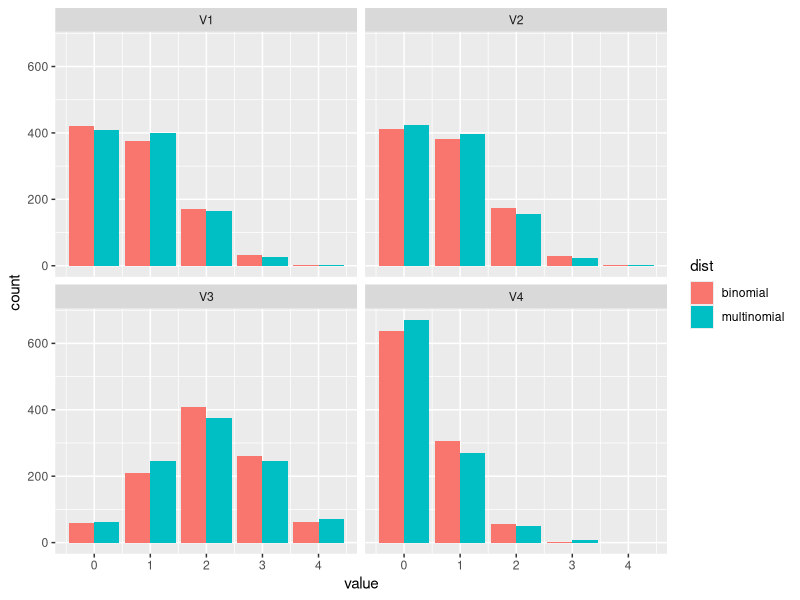
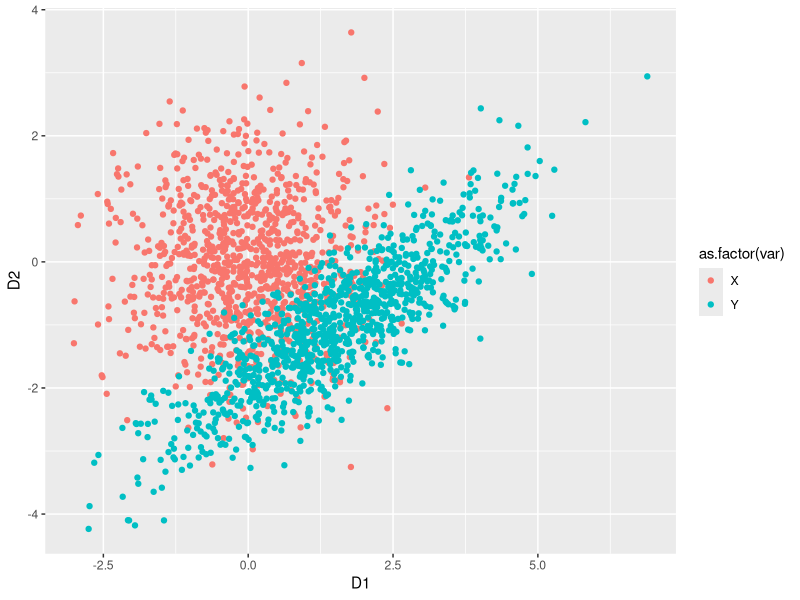
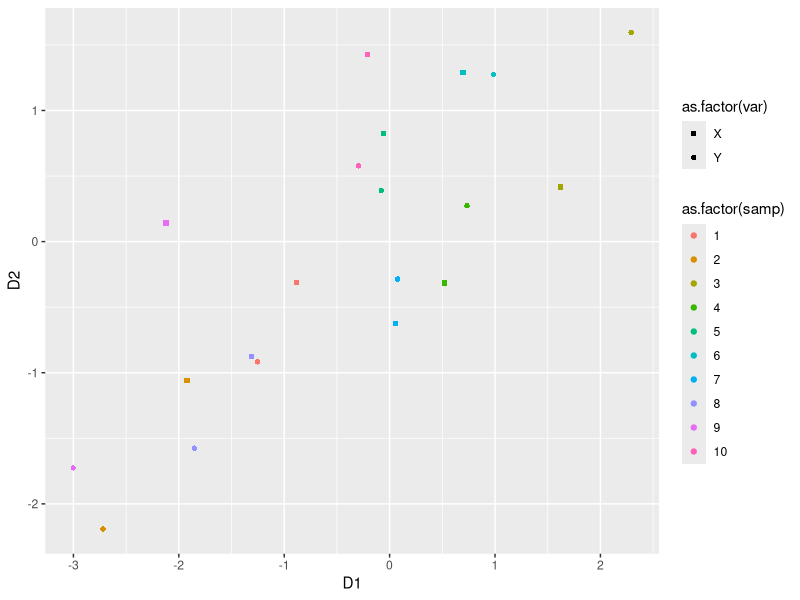
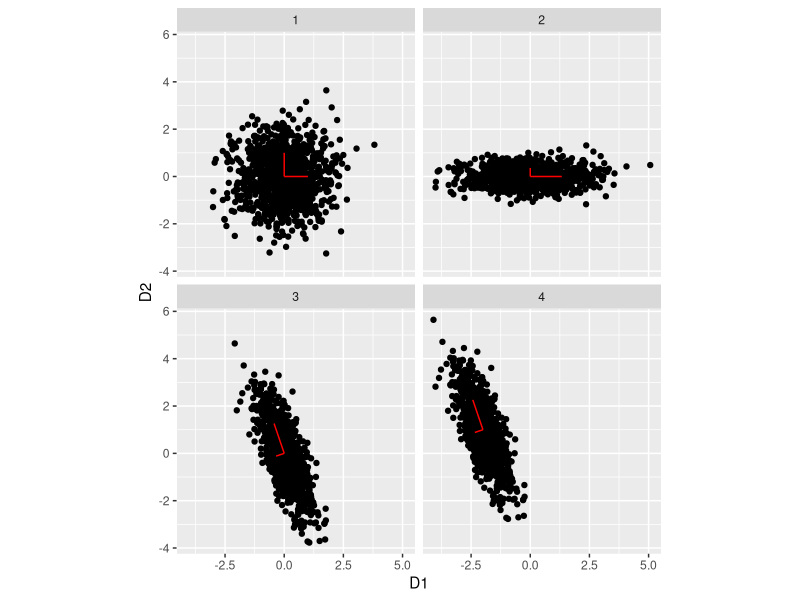
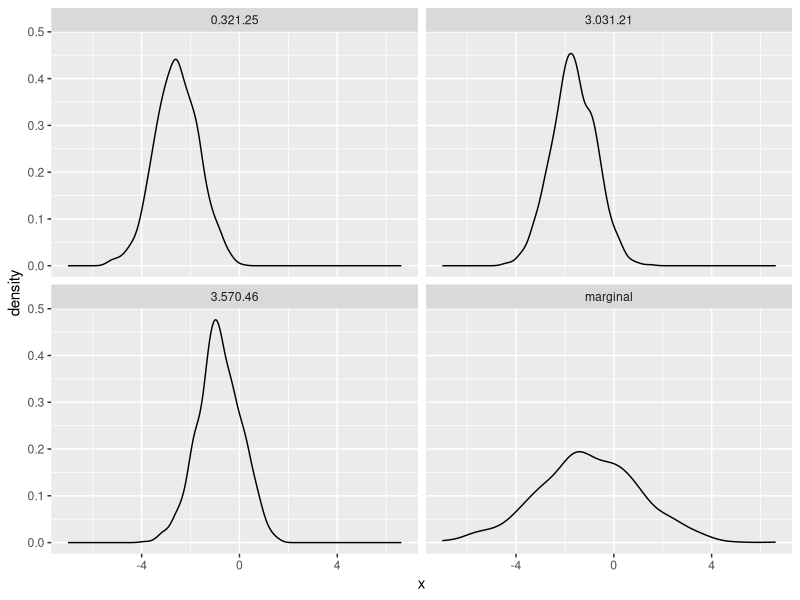
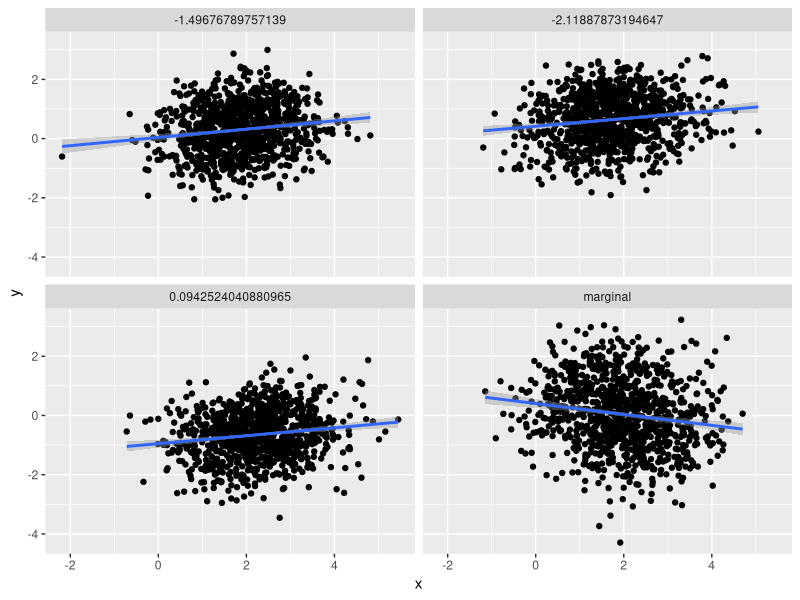
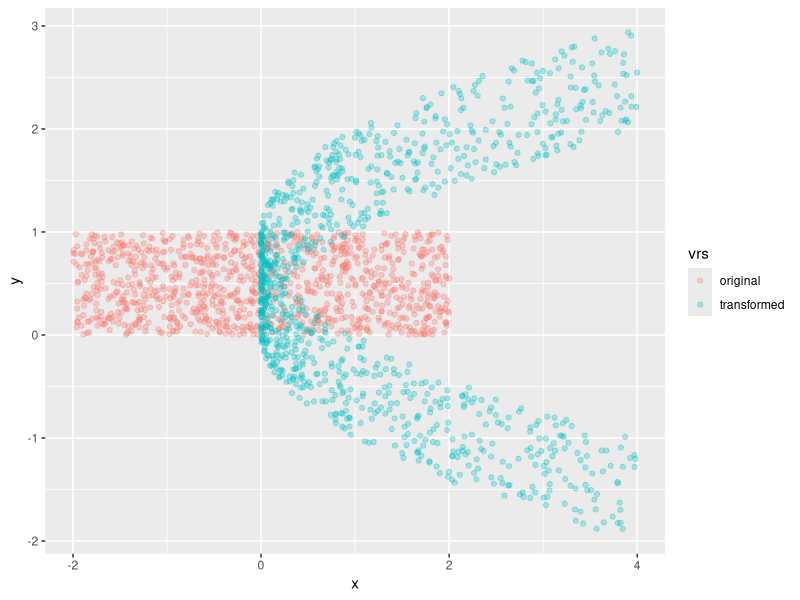

Recreate these plots in R, in order.
## ---- chunk 1
togs <- TRUE
library(ggplot2)
library(dplyr)
library(reshape2)
library(tidyr)
# togs <- FALSE
## ---- chunk 2
set.seed(1)
nsamps      <- 1000
samps_mult  <- rmultinom(nsamps, 4, prob = c(0.2, 0.2, 0.5, 0.1))
samps_mult  <- as_tibble(t(samps_mult)) %>%
  gather()
samps       <- tibble(
  V1 = rbinom(nsamps, 4, 0.2),
  V2 = rbinom(nsamps, 4, 0.2),
  V3 = rbinom(nsamps, 4, 0.5),
  V4 = rbinom(nsamps, 4, 0.1)
) %>%
  gather() %>%
  bind_rows(samps_mult) %>%
  bind_cols("dist" = c(rep("binomial", 4*nsamps), rep("multinomial", 4*nsamps)))

ggplot(samps, aes(x = value, fill = dist)) +
  geom_bar(position = "dodge") +
  facet_wrap(~ key)

## ---- chunk 3
# a
set.seed(1)
nsamps <- 1000
X      <- matrix(data = rnorm(nsamps * 2), ncol = 2)
mu     <- c(1.5, -1)
L      <- matrix(data = c(sqrt(2), 0,
                          1.2 / sqrt(2), sqrt(1 - 1.2^2/2)),
                 ncol  = 2,
                 byrow = TRUE)
Y      <- t(mu + L %*% t(X))
plot_df <- data.frame(rbind(X, Y), c(rep("X", nsamps), rep("Y", nsamps)))
colnames(plot_df) <- c("D1", "D2", "var")
ggplot(data = plot_df, aes(x = D1, y = D2, colour = as.factor(var))) +
  geom_point()

# b
nsamps <- 10
X      <- matrix(data = rnorm(nsamps * 2), ncol = 2)
L      <- matrix(data = c(sqrt(2), 0,
                          1.2 / sqrt(2), sqrt(1 - 1.2^2/2)),
                 ncol  = 2,
                 byrow = TRUE)
Y      <- t(L %*% t(X))
plot_df <- data.frame(rbind(X, Y), 
                      c(rep("X", nsamps), rep("Y", nsamps)), 
                      c(1:nsamps, 1:nsamps))
colnames(plot_df) <- c("D1", "D2", "var", "samp")
ggplot(data = plot_df, aes(x = D1, 
                           y = D2, 
                           shape = as.factor(var), 
                           color = as.factor(samp))) +
  geom_point() +
  scale_shape_manual(values = c(15, 16))


## ---- chunk 4
# a
set.seed(1)
sigma <- matrix(data = c(0.3, -0.5,
                         -0.5, 1.6),
                nrow  = 2,
                byrow = TRUE)
ed    <- eigen(sigma)
e_val  <- ed$values
e_vec  <- ed$vectors



# b
set.seed(1)
nsamps <- 1000
X      <- matrix(data = rnorm(nsamps * 2), ncol = 2)
vec1   <- matrix(c(1,0,0,1), nrow = 2)

X2     <- t(sqrt(diag(e_val)) %*% t(X))
vec2   <- sqrt(diag(e_val)) %*% vec1

X3     <- t(e_vec %*% t(X2))
vec3   <- e_vec %*% vec2

X4     <- t(c(-2, 1) + t(X3))
vec4   <- c(-2, 1) + vec3

vec_mat <- data.frame(matrix(c(0,0,0,0,0,0,0,0,0,0,0,0,-2,1,-2,1), ncol = 2, byrow = TRUE),
                      t(cbind(vec1, vec2, vec3, vec4)),
                      c(1,1,2,2,3,3,4,4))


df     <- data.frame(rbind(X, X2, X3, X4), c(rep(1, nsamps),
                                             rep(2, nsamps),
                                             rep(3, nsamps),
                                             rep(4, nsamps)))


colnames(df) <- c("D1", "D2", "wh")
colnames(vec_mat) <- c("D1", "D2", "E1", "E2", "wh")
ggplot(data = df, aes(x = D1, y = D2)) +
  geom_point() +
  geom_segment(data = vec_mat, aes(xend = E1, yend = E2), color = "red") +
  facet_wrap(~ wh) +
  coord_fixed()


## ---- chunk 5
mu    <- c(2, 0, -1)
Sigma <- matrix(c(1, -0.2, 0.5,
                  -0.2, 1.4, -1.2,
                  0.5, -1.2, 2),
                nrow = 3,
                byrow = TRUE)
mu_A     <- c(2, 0)
mu_B     <- -1
Sigma_A  <- Sigma[1:2, 1:2]
Sigma_B  <- Sigma[3, 3]
Sigma_AB <- Sigma[1:2, 3]


# b
tmp_b   <- t(Sigma_AB) %*% solve(Sigma_A)
mu_b    <- mu_B - tmp_b %*% mu_A
Sigma_b <- Sigma_B - t(Sigma_AB) %*% solve(Sigma_A) %*% Sigma_AB

mu_b
tmp_b
Sigma_b

# d
tmp_a   <- Sigma_AB * (1 / Sigma_B)
mu_a    <- mu_A - tmp_a * mu_B
Sigma_d <- Sigma_A - (Sigma_AB * (1 / Sigma_B)) %*% t(Sigma_AB)
mu_a
tmp_a
Sigma_d

## ---- chunk 6
library(mvtnorm)
set.seed(1)
nsamps <- 1000

# a
samps  <- as.data.frame(matrix(data = NA, nrow = 4 * nsamps, ncol = 2))
samps[1:nsamps,1] <- rnorm(nsamps, mu_B, Sigma_B)
samps[1:nsamps,2] <- "marginal"
for (i in 1:3) {
  a <- rmvnorm(1, mu_A, Sigma_A)
  samps[(i*nsamps + 1):((i + 1) * nsamps), 1] <- rnorm(nsamps,
                                                       mu_b + tmp_b %*% t(a),
                                                       Sigma_b)
  samps[(i*nsamps + 1):((i + 1) * nsamps), 2] <- paste0(# "cond", 
                                                        round(a, digits = 2), 
                                                        collapse = "")
}
colnames(samps) <- c("x", "dist")
ggplot(samps, aes(x = x)) +
  geom_density() +
  facet_wrap(~ dist)

# b
samps  <- as.data.frame(matrix(data = NA, nrow = 4 * nsamps, ncol = 3))
samps[1:nsamps,1:2] <- rmvnorm(nsamps, mu_A, Sigma_A)
samps[1:nsamps,3]   <- "marginal"
for (i in 1:3) {
  b <- rnorm(1, mu_B, Sigma_B)
  samps[(i*nsamps + 1):((i + 1) * nsamps), 1:2] <- rmvnorm(nsamps,
                                                           mu_a + tmp_a * b,
                                                           Sigma_d)
  samps[(i*nsamps + 1):((i + 1) * nsamps), 3] <- b
}
colnames(samps) <- c("x", "y", "dist")
ggplot(samps, aes(x = x, y = y)) +
  geom_point() +
  geom_smooth(method = "lm") +
  facet_wrap(~ dist)
## ---- chunk 7
set.seed(1)
nsamps <- 1000
x      <- runif(nsamps, min = -2, max = 2)
y      <- runif(nsamps)
orig   <- tibble(x = x, y = y, vrs = "original")
u      <- x^2
v      <- y + x
transf <- tibble(x = u, y = v, vrs = "transformed")
df     <- bind_rows(orig, transf)
ggplot(df, aes(x = x, y = y, color = vrs)) +
  geom_point(alpha = 0.3)
## ---- chunk 8
library(mvtnorm)
set.seed(1)
mvn_dens <- function (y, mu, Sigma) {
  L     <- chol(Sigma)
  L_inv <- solve(t(L))
  g_inv <- L_inv %*% t(y - mu)
  J     <- L_inv
  J_det <- det(J)
  return(prod(dnorm(g_inv)) * J_det)
}
mu_v  <- c(-2, 0, 1)
cov_m <- matrix(c(1, -0.2, 0.5,
                  -0.2, 2, 0.3,
                  0.5, 0.3, 1.6),
                ncol  = 3,
                byrow = TRUE)
n_comp <- 20
for (i in 1:n_comp) {
  x <- rmvnorm(1, 
             mean  = mu_v,
             sigma = cov_m)
  print(paste0("My function: ",
               mvn_dens(x, mu_v, cov_m),
               ", dmvnorm: ",
               dmvnorm(x, mu_v, cov_m)))
}
